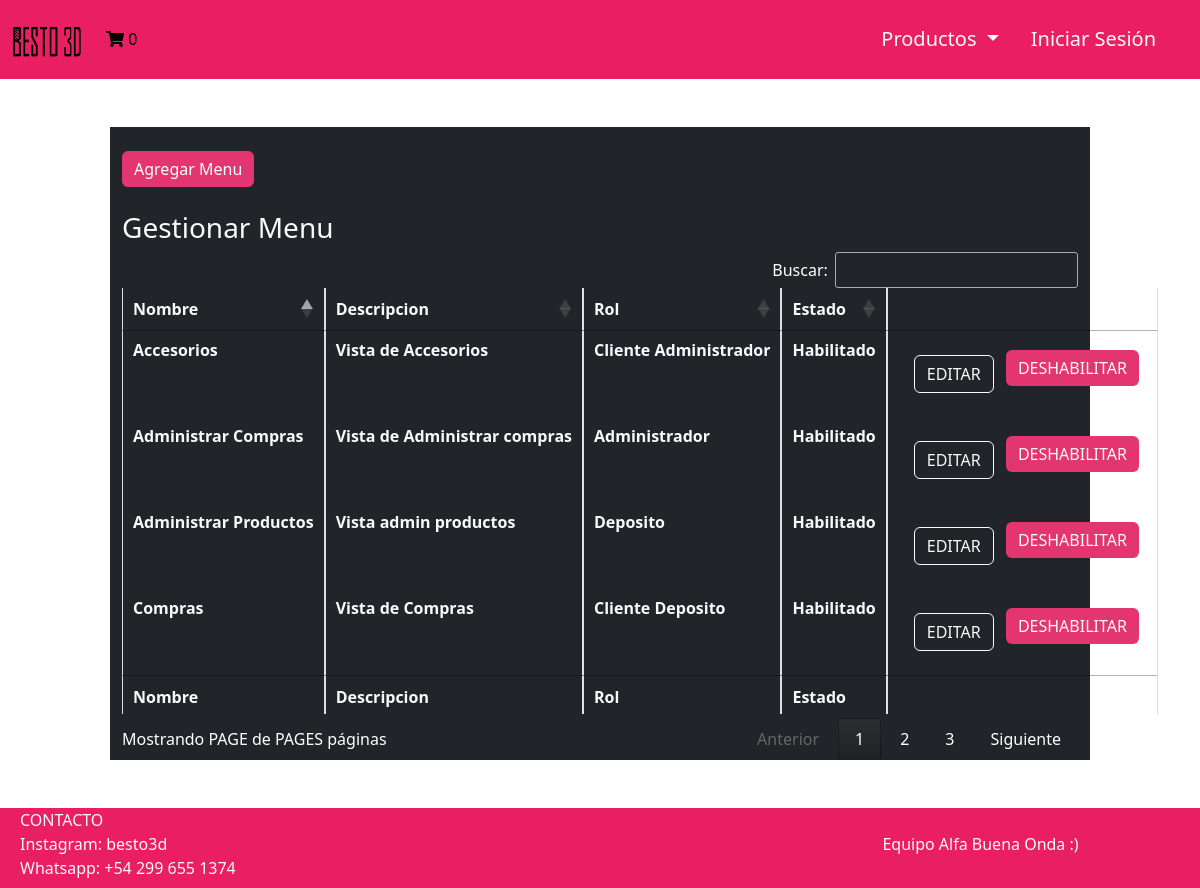
The app's page /Vista/GestionMenu.php, older data.
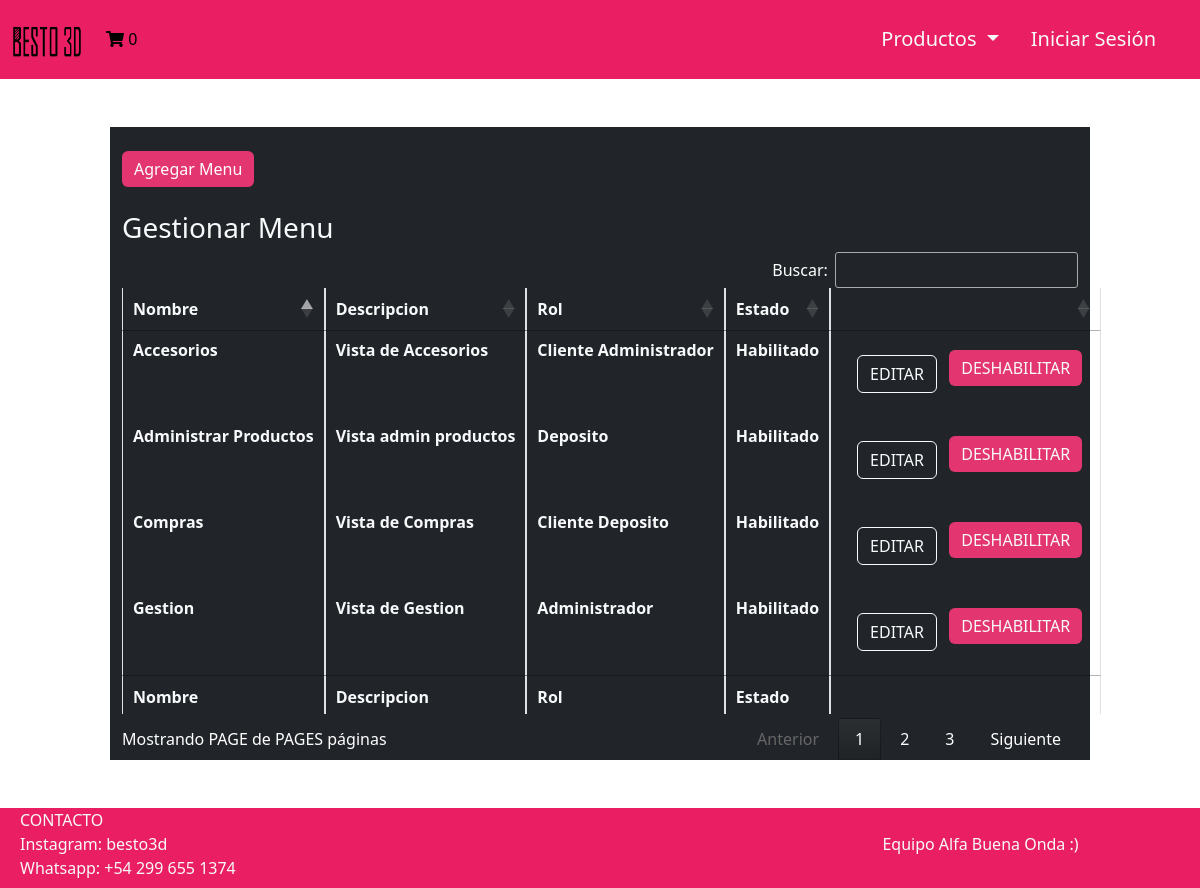
The same page, newer data.
### tables this page shows
CREATE TABLE `menu` (
  `idmenu` bigint(20) NOT NULL,
  `menombre` varchar(50) NOT NULL COMMENT 'Nombre del item del menu',
  `medescripcion` varchar(124) NOT NULL COMMENT 'Descripcion mas detallada del item del menu',
  `idpadre` bigint(20) DEFAULT NULL COMMENT 'Referencia al id del menu que es subitem',
  `medeshabilitado` timestamp NULL DEFAULT NULL COMMENT 'Fecha en la que el menu fue deshabilitado por ultima vez',
  `script` varchar(200) DEFAULT NULL COMMENT 'Script que hace referencia a la vista del menu.'
);

CREATE TABLE `rol` (
  `idrol` bigint(20) NOT NULL,
  `rodescripcion` varchar(50) NOT NULL
);

### Util/funciones.php (called while the page is built, shortened)
<?php
spl_autoload_register(function ($class_name){
    $directorys = array(
        $GLOBALS['ROOT'].'Modelo/',
        $GLOBALS['ROOT'].'Modelo/Conector/',
        $GLOBALS['ROOT'].'Control/',
    );
    foreach($directorys as $directory){
        if(file_exists($directory.$class_name . '.php')){
            return;
        }
    }
});
?>

### Control/Session.php (called while the page is built, shortened)
<?php
include_once 'AbmUsuario.php';
class Session
{
    public function activa()
    {
        $activa = false;
        return $activa;
    }
    public function getUsuario()
    {
        $abmUsuario = new AbmUsuario();
        $where = ['idusuario' => $_SESSION['idusuario']];
        $listaUsuarios = $abmUsuario->buscar($where);
        if ($listaUsuarios >= 1) {
            $usuarioLog = $listaUsuarios[0];
        }
        return $usuarioLog;
    }
    public function getRoles()
    {
        $usuarioActual = $this->getUsuario();
        $objC_UsuarioRol = new C_Usuariorol();
        $param = ['idusuario' => $usuarioActual->getIdusuario()];
        $listaRoles = $objC_UsuarioRol->buscar($param);
        return $listaRoles;
    }
   public function esAdmin()
    {
        $arrayRoles = $this->getRoles();
        $esAdmin = false;
        $i = 0;
        while ($i < count($arrayRoles) && !$esAdmin) {
            if ($arrayRoles[$i]->getIdrol()->getIdrol() == 1) {
                $esAdmin = true;
            }
            $i++;
        }
        return $esAdmin;
    }
    public function tienePermisos($pagina){
       $tienePermisos = false;
       if ($this->activa()){
        $tienePermisos=true;
       } else {
        $tienePermisos=false;
       }
       if($this->esAdmin() && $pagina=="Admin"){
        $tienePermisos=true;
       } elseif ($this->esDeposito() && $pagina=="Deposito"){
        $tienePermisos=true;
       } elseif ($this->esCliente() && $pagina=="Cliente"){
        $tienePermisos=true;
       }else {
        $tienePermisos=false;
       }
       return $tienePermisos;
    }
}

### Modelo/Usuario.php (called while the page is built, shortened)
<?php
class Usuario
{
    private $idusuario;
    public function __construct()
    {
        $this->idusuario = "";
    }
    public function getidusuario()
    {
        return $this->idusuario;
    }
    public function setidusuario($valor)
    {
        $this->idusuario = $valor;
    }
    public static function listar($parametro = "")
    {
        $arreglo = array();
        $base = new BaseDatos();
        $sql = "SELECT * FROM Usuario ";
        if ($parametro != "") {
            $sql .= 'WHERE ' . $parametro;
        }
        $res = $base->Ejecutar($sql);
        if ($res > -1) {
            if ($res > 0) {
                while ($row = $base->Registro()) {
                    $obj = new Usuario();
                    $obj->setear($row['idusuario'], $row['usnombre'], $row['uspass'], $row['usmail'], $row['usdeshabilitado']);
                    array_push($arreglo, $obj);
                }
            }
        } else {
        }
        return $arreglo;
    }
}

### Modelo/Conector/BaseDatos.php (called while the page is built, shortened)
<?php
class BaseDatos extends PDO {
  	private $conec;
  	private $indice;
  	private $resultado;
    public function __construct(){
        $this->indice =0;
        try {
           $this->conec=true;
        }catch (PDOException $e) {
            $this->sql = $e->getMessage();
            $this->conec=false;
        }
    }
    public function Iniciar(){
        return $this->getConec();
    }
    public function getConec(){
        return $this->conec;
    }
    public function setSQL($e){
        return "\n".$this->sql = $e;
    }
    public function Ejecutar($sql){
        if ( stristr($sql,"select")){
            $resp =  $this->EjecutarSelect($sql);
        }
        return $resp;
   }
   private function EjecutarSelect($sql){
       $cant = -1;
       $resultado=parent::query($sql);
       if(!$resultado){
           $this->analizarDebug();
       }else {
          $arregloResult = $resultado->fetchAll();
          $cant = count($arregloResult);
       }
       return $cant;
   }
   public function Registro() {
       $filaActual = false;
       $indiceActual = $this->getIndice();
       if ($indiceActual>=0) {
           $filas = $this->getResultado();
           if($indiceActual<count($filas)){
               $filaActual =  $filas[$indiceActual];
           }else {
               $this->setIndice(-1);
           }
       }
       return $filaActual;
   }
   private function setIndice ($valor){
       $this->indice = $valor;
   }
   private function getIndice (){
       return $this->indice;
   }
   private function setResultado($valor){
       $this->resultado = $valor;
   }
   private function getResultado(){
      return $this->resultado;
   }
}

### Control/AbmUsuario.php (called while the page is built, shortened)
<?php
class AbmUsuario
{
    public function buscar($param)
    {
        $where = " true ";
        $arreglo = Usuario::listar($where);
        return $arreglo;
    }
}

### Modelo/UsuarioRol.php (called while the page is built, shortened)
<?php
include_once '../Modelo/Conector/BaseDatos.php';
class UsuarioRol
{
    public function buscar($idusuariorol)
    {
        $base = new BaseDatos();
        $resp = false;
        $sql = "SELECT * FROM usuarioRol WHERE idusuariorol = '" . $idusuariorol . "'";
        if ($base->Iniciar()) {
            if ($base->Ejecutar($sql)) {
                if ($row2 = $base->Registro()) {
                    $rol = new Rol();
                    $rol->buscar($row2['idrol']);
                    $resp = true;
                }
            } else {
                $this->setMensaje($base->getError());
            }
        } else {
            $this->setMensaje($base->getError());
        }
        return $resp;
    }
    public function listar($condicion = '')
    {
        $array = null;
        $base = new BaseDatos();
        $sql =  "select * from usuariorol";
        if ($condicion != '') {
            $sql = $sql . ' where ' . $condicion;
        }
        if ($base->Iniciar()) {
            if ($base->Ejecutar($sql)) {
                $array = array();
                while ($row2 = $base->Registro()) {
                    $objusuarioRol = new usuarioRol();
                    $objusuarioRol->buscar($row2['idusuariorol']);
                    $array[] = $objusuarioRol;
                }
            } else {
                $this->setMensaje($base->getError());
            }
        } else {
            $this->setMensaje($base->getError());
        }
        return $array;
    }
}

### Control/C_Usuariorol.php (called while the page is built, shortened)
<?php
include_once '../Modelo/Usuariorol.php';
class C_Usuariorol
{
    public function buscar($param){
        $where = " true ";
        if ($param<>NULL){
            $where .= '';
            if  (isset($param['idusuario']))
                    $where.=" and idusuario ='".$param['idusuario']."'";
        }
        $obj = new Usuariorol();
        $arreglo =  $obj->listar($where);
        return $arreglo;
    }
}

### Modelo/Rol.php (called while the page is built, shortened)
<?php
include_once '../Modelo/Conector/BaseDatos.php';
class Rol
{
    public function buscar($idrol)
    {
        $base = new BaseDatos();
        $resp = false;
        $sql = "SELECT * FROM rol WHERE idrol = '" . $idrol . "'";
        if ($base->Iniciar()) {
            if ($base->Ejecutar($sql)) {
                if ($row2 = $base->Registro()) {
                    $resp = true;
                }
            } else {
                $this->setMensaje($base->getError());
            }
        } else {
            $this->setMensaje($base->getError());
        }
        return $resp;
    }
}

### Modelo/Menu.php (called while the page is built, shortened)
<?php
include_once '../Modelo/conector/BaseDatos.php';
class Menu
{
    private $idmenu;
    private $menombre;
    private $medescripcion;
    private $medeshabilitado;
    public function __construct()
    {
        $this->idmenu = "";
        $this->menombre = "";
        $this->medescripcion = "";
        $this->medeshabilitado = "";
    }
    public function getIdmenu(){
        return $this->idmenu;
    }
    public function setIdmenu($idmenu){
        $this->idmenu = $idmenu;
    }
    public function getMenombre(){
        return $this->menombre;
    }
    public function setMenombre($menombre){
        $this->menombre = $menombre;
    }
    public function getMedescripcion(){
        return $this->medescripcion;
    }
    public function setMedescripcion($medescripcion){
        $this->medescripcion = $medescripcion;
    }
    public function getMedeshabilitado(){
        return $this->medeshabilitado;
    }
    public function setMedeshabilitado($medeshabilitado){
        $this->medeshabilitado = $medeshabilitado;
    }
    public function buscar($idmenu)
    {
        $base = new BaseDatos();
        $resp = false;
        $sql = "SELECT * FROM menu WHERE idmenu = '" . $idmenu . "'";
        if ($base->Iniciar()) {
            if ($base->Ejecutar($sql)) {
                if ($row2 = $base->Registro()) {
                    $resp = true;
                }
            } else {
                $this->setMensaje($base->getError());
            }
        } else {
            $this->setMensaje($base->getError());
        }
        return $resp;
    }
    public function listar($condicion = '')
    {
        $array = null;
        $base = new BaseDatos();
        $sql =  "select * from menu";
        if ($condicion != '') {
            $sql = $sql . ' where ' . $condicion;
        }
        if ($base->Iniciar()) {
            if ($base->Ejecutar($sql)) {
                $array = array();
                while ($row2 = $base->Registro()) {
                    $objMenu = new Menu();
                    $objMenu->buscar($row2['idmenu']);
                    $array[] = $objMenu;
                }
            } else {
                $this->setMensaje($base->getError());
            }
        } else {
            $this->setMensaje($base->getError());
        }
        return $array;
    }
}

### Control/C_Menu.php (called while the page is built, shortened)
<?php
include_once '../Modelo/Menu.php';
class C_Menu
{
    public function buscar($param)
    {
        $where = " true ";
        $obj = new Menu();
        $arreglo =  $obj->listar($where);
        return $arreglo;
    }
}

### Modelo/MenuRol.php (called while the page is built, shortened)
<?php
include_once '../Modelo/Conector/BaseDatos.php';
class menurol
{
    public function buscar($idmenurol)
    {
        $base = new BaseDatos();
        $resp = false;
        $sql = "SELECT * FROM menurol WHERE idmenurol = '" . $idmenurol . "'";
        if ($base->Iniciar()) {
            if ($base->Ejecutar($sql)) {
                if ($row2 = $base->Registro()) {
                    $menu = new Menu();
                    $rol = new Rol();
                    $rol->buscar($row2['idrol']);
                    $resp = true;
                }
            } else {
                $this->setMensaje($base->getError());
            }
        } else {
            $this->setMensaje($base->getError());
        }
        return $resp;
    }
    public function listar($condicion = '')
    {
        $array = null;
        $base = new BaseDatos();
        $sql =  "select * from menurol";
        if ($condicion != '') {
            $sql = $sql . ' where ' . $condicion;
        }
        if ($base->Iniciar()) {
            if ($base->Ejecutar($sql)) {
                $array = array();
                while ($row2 = $base->Registro()) {
                    $objmenurol = new menurol();
                    $objmenurol->buscar($row2['idmenurol']);
                    $array[] = $objmenurol;
                }
            } else {
                $this->setMensaje($base->getError());
            }
        } else {
            $this->setMensaje($base->getError());
        }
        return $array;
    }
}

### Control/C_Menurol.php (called while the page is built, shortened)
<?php
include_once '../Modelo/Menurol.php';
include_once '../Modelo/Menu.php';
class C_Menurol
{
    public function buscar($param){
        $where = " true ";
        if ($param<>NULL){
            $where .= '';
            if  (isset($param['idmenu']))
                    $where.=" and idmenu ='".$param['idmenu']."'";
        }
        $obj = new Menurol();
        $arreglo =  $obj->listar($where);
        return $arreglo;
    }
}

### Vista/GestionMenu.php (the view, shortened to what the changed rows need)
<?php
include_once("Common/Header.php");
$pagina="Admin";
if ($sesion->tienePermisos($pagina)){
        $objC_Menu = new C_Menu();
        $menues = $objC_Menu->buscar(NULL);
?>
<div class="container-fluid mb-5">
<div class="container bg-dark col-md-10 text-white mt-5">
<br/>
<br/><br/>
    <table id="lista_menues" class="text-light table table-bordered nowrap  table-condensed" style="width:100%">
        <thead>
            <tr>
                <th class="text" data-priority="1"> Nombre </th>
                <th class="text" data-priority="1"> Descripcion </th>
                <th class="text" data-priority="1"> Rol </th>
                <th class="text" data-priority="1"> Estado </th>
                <th></th>
            </tr>
        </thead>
        <tbody class="text-light">
            <?php foreach ($menues as $menu) {
                $estadoMenu = $menu->getMedeshabilitado() == null || $menu->getMedeshabilitado() == '0000-00-00 00:00:00' ? "Habilitado" : "Deshabilitado";
                $objMenuRol = new C_MenuRol();
                $rolesMenu = $objMenuRol->buscar(['idmenu' => $menu->getIdmenu()]);
                $txtRoles = "";
                foreach ($rolesMenu as $rol) {
                    $txtRoles = $txtRoles . " " . $rol->getIdrol()->getRodescripcion();
                } ?>
                <tr>
                    <th> <?php echo $menu->getMenombre(); ?> </th>
                    <th> <?php echo $menu->getMedescripcion(); ?> </th>
                    <th> <?php echo $txtRoles; ?> </th>
                    <th> <?php echo $estadoMenu ?> </th>
                    <th><form method='post' action='EditarMenu.php' id="'<?php echo $menu->getIdmenu() ?>">
                                    <button type="submit" class="ms-3 mt-3 text-decoration-none btn btn-outline-light"> EDITAR </button>
                                    <?php echo $menu->getMedeshabilitado() == null || $menu->getMedeshabilitado() == '0000-00-00 00:00:00'  ?
                                        "<button type='button' class='mx-2 mt-1 text-decoration-none btn deshabilitar text-light' id='botonModal'>
                        DESHABILITAR
                        </button>" :
                                        "<button type='button' class='mx-2 mb-1 text-decoration-none btn habilitar' id='botonModal'>
                        HABILITAR
                        </button>";
                                    ?>
                                </form></th>
                </tr>
            <?php
            } ?>
        </tbody>
        <tfoot>
            <tr>
                <th> Nombre </th>
                <th> Descripcion </th>
                <th> Rol </th>
                <th> Estado </th>
                <th></th>
            </tr>
        </tfoot>
    </table>
</div>
</div>
<?php
include_once("Common/Footer.php");
} else {
        ?>
            <script>
                window.location.href = "/TP-Final-Dinamica/Vista/Home.php";
            </script>
        <?php
        }
        ?>

Row changes from the older to the newer data that the page shows:
removed menu: menombre "Administrar Compras", medescripcion "Vista de Administrar compras", rol.rodescripcion "Administrador", medeshabilitado "Habilitado", shows "DESHABILITAR"
now on this page (row unchanged): menu: menombre "Gestion", medescripcion "Vista de Gestion", rol.rodescripcion "Administrador", medeshabilitado "Habilitado", shows "DESHABILITAR"
